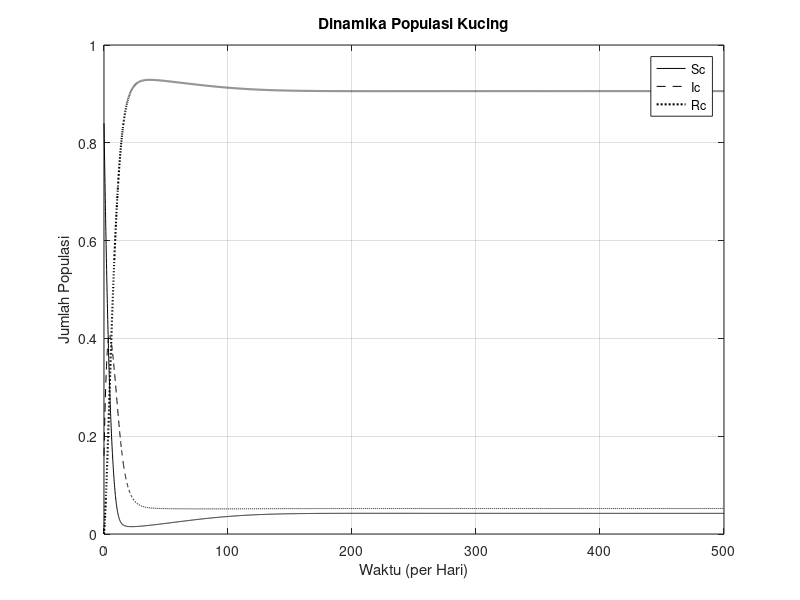

Here is the MATLAB script that generated this plot:
clear all;
close all;
clc;

dt=0.1;
tau=5;
t=0:dt:500;
Tt=(-tau:dt:0);
n=length(t);
Sh0 = 0.96;
Ih0 = 0.04;
Rh0 = 0;
Sc0 = 0.84;
Ic0 = 0.16;
Rc0 = 0;
O0 = 0.2;

%parameter
miuH = 0.0233;
alphaH = 0.0233;
betaH = 0.0206;
gammaH = 0.3;
k = 0.2;
miuO = 0.0384;
miuC = 0.0115;
alphaC = 0.0115;
betaC = 0.962;
gammaC = 0.2;

%initial condition
a=@(Sh,Ih,Rh,O,Sc,Ic,Ik,Rc,t) alphaH-miuH*Sh-betaH*Sh*O;
b=@(Sh,Ih,Rh,O,Sc,Ic,Ik,Rc,t) betaH*Sh*O-(miuH+gammaH)*Ih;
c=@(Sh,Ih,Rh,O,Sc,Ic,Ik,Rc,t) gammaH*Ih-miuH*Rh;
d=@(Sh,Ih,Rh,O,Sc,Ic,Ik,Rc,t) k*Ik-miuO*O;
e=@(Sh,Ih,Rh,O,Sc,Ic,Ik,Rc,t) alphaC-betaC*Sc*O-miuC*Sc;
f=@(Sh,Ih,Rh,O,Sc,Ic,Ik,Rc,t) betaC*Sc*O-(miuC+gammaC)*Ic;
g=@(Sh,Ih,Rh,O,Sc,Ic,Ik,Rc,t) gammaC*Ic-miuC*Rc;
Sh = zeros(1,n);
Sh(1)=Sh0;
Ih = zeros(1,n);
Ih(1)=Ih0;
Rh = zeros(1,n);
Rh(1)=Rh0;
O = zeros(1,n);
O(1)=O0;
Sc = zeros(1,n);
Sc(1)=Sc0;
Ic = zeros(1,n);
Ic(1)=Ic0;
Rc = zeros(1,n);
Rc(1)=Rc0;
Ik=Ic0+Tt-Tt;

for x=1:(n-1)
    g1=dt*a(Sh(x),Ih(x),Rh(x),O(x),Sc(x),Ic(x),Ik(x),Rc(x),t(x));
    j1=dt*b(Sh(x),Ih(x),Rh(x),O(x),Sc(x),Ic(x),Ik(x),Rc(x),t(x));
    k1=dt*c(Sh(x),Ih(x),Rh(x),O(x),Sc(x),Ic(x),Ik(x),Rc(x),t(x));
    l1=dt*d(Sh(x),Ih(x),Rh(x),O(x),Sc(x),Ic(x),Ik(x),Rc(x),t(x));
    m1=dt*e(Sh(x),Ih(x),Rh(x),O(x),Sc(x),Ic(x),Ik(x),Rc(x),t(x));
    o1=dt*f(Sh(x),Ih(x),Rh(x),O(x),Sc(x),Ic(x),Ik(x),Rc(x),t(x));
    p1=dt*g(Sh(x),Ih(x),Rh(x),O(x),Sc(x),Ic(x),Ik(x),Rc(x),t(x));
    
    g2=dt*a(Sh(x)+g1/2,Ih(x)+j1/2,Rh(x)+k1/2,O(x)+l1/2,Sc(x)+m1/2,Ic(x)+o1/2,Ik(x)+o1/2,Rc(x)+p1/2,t(x)+dt/2);
    j2=dt*b(Sh(x)+g1/2,Ih(x)+j1/2,Rh(x)+k1/2,O(x)+l1/2,Sc(x)+m1/2,Ic(x)+o1/2,Ik(x)+o1/2,Rc(x)+p1/2,t(x)+dt/2);
    k2=dt*c(Sh(x)+g1/2,Ih(x)+j1/2,Rh(x)+k1/2,O(x)+l1/2,Sc(x)+m1/2,Ic(x)+o1/2,Ik(x)+o1/2,Rc(x)+p1/2,t(x)+dt/2);
    l2=dt*d(Sh(x)+g1/2,Ih(x)+j1/2,Rh(x)+k1/2,O(x)+l1/2,Sc(x)+m1/2,Ic(x)+o1/2,Ik(x)+o1/2,Rc(x)+p1/2,t(x)+dt/2);
    m2=dt*e(Sh(x)+g1/2,Ih(x)+j1/2,Rh(x)+k1/2,O(x)+l1/2,Sc(x)+m1/2,Ic(x)+o1/2,Ik(x)+o1/2,Rc(x)+p1/2,t(x)+dt/2);
    o2=dt*f(Sh(x)+g1/2,Ih(x)+j1/2,Rh(x)+k1/2,O(x)+l1/2,Sc(x)+m1/2,Ic(x)+o1/2,Ik(x)+o1/2,Rc(x)+p1/2,t(x)+dt/2);
    p2=dt*g(Sh(x)+g1/2,Ih(x)+j1/2,Rh(x)+k1/2,O(x)+l1/2,Sc(x)+m1/2,Ic(x)+o1/2,Ik(x)+o1/2,Rc(x)+p1/2,t(x)+dt/2);
    
    g3=dt*a(Sh(x)+g2/2,Ih(x)+j2/2,Rh(x)+k2/2,O(x)+l2/2,Sc(x)+m2/2,Ic(x)+o2/2,Ik(x)+o2/2,Rc(x)+p2/2,t(x)+dt/2);
    j3=dt*b(Sh(x)+g2/2,Ih(x)+j2/2,Rh(x)+k2/2,O(x)+l2/2,Sc(x)+m2/2,Ic(x)+o2/2,Ik(x)+o2/2,Rc(x)+p2/2,t(x)+dt/2);
    k3=dt*c(Sh(x)+g2/2,Ih(x)+j2/2,Rh(x)+k2/2,O(x)+l2/2,Sc(x)+m2/2,Ic(x)+o2/2,Ik(x)+o2/2,Rc(x)+p2/2,t(x)+dt/2);
    l3=dt*d(Sh(x)+g2/2,Ih(x)+j2/2,Rh(x)+k2/2,O(x)+l2/2,Sc(x)+m2/2,Ic(x)+o2/2,Ik(x)+o2/2,Rc(x)+p2/2,t(x)+dt/2);
    m3=dt*e(Sh(x)+g2/2,Ih(x)+j2/2,Rh(x)+k2/2,O(x)+l2/2,Sc(x)+m2/2,Ic(x)+o2/2,Ik(x)+o2/2,Rc(x)+p2/2,t(x)+dt/2);
    o3=dt*f(Sh(x)+g2/2,Ih(x)+j2/2,Rh(x)+k2/2,O(x)+l2/2,Sc(x)+m2/2,Ic(x)+o2/2,Ik(x)+o2/2,Rc(x)+p2/2,t(x)+dt/2);
    p3=dt*g(Sh(x)+g2/2,Ih(x)+j2/2,Rh(x)+k2/2,O(x)+l2/2,Sc(x)+m2/2,Ic(x)+o2/2,Ik(x)+o2/2,Rc(x)+p2/2,t(x)+dt/2);
    
    g4=dt*a(Sh(x)+g3,Ih(x)+j3,Rh(x)+k3,O(x)+l3,Sc(x)+m3,Ic(x)+o3,Ik(x)+o3,Rc(x)+p3,t(x)+dt);
    j4=dt*b(Sh(x)+g3,Ih(x)+j3,Rh(x)+k3,O(x)+l3,Sc(x)+m3,Ic(x)+o3,Ik(x)+o3,Rc(x)+p3,t(x)+dt);
    k4=dt*c(Sh(x)+g3,Ih(x)+j3,Rh(x)+k3,O(x)+l3,Sc(x)+m3,Ic(x)+o3,Ik(x)+o3,Rc(x)+p3,t(x)+dt);
    l4=dt*d(Sh(x)+g3,Ih(x)+j3,Rh(x)+k3,O(x)+l3,Sc(x)+m3,Ic(x)+o3,Ik(x)+o3,Rc(x)+p3,t(x)+dt);
    m4=dt*e(Sh(x)+g3,Ih(x)+j3,Rh(x)+k3,O(x)+l3,Sc(x)+m3,Ic(x)+o3,Ik(x)+o3,Rc(x)+p3,t(x)+dt);
    o4=dt*f(Sh(x)+g3,Ih(x)+j3,Rh(x)+k3,O(x)+l3,Sc(x)+m3,Ic(x)+o3,Ik(x)+o3,Rc(x)+p3,t(x)+dt);
    p4=dt*g(Sh(x)+g3,Ih(x)+j3,Rh(x)+k3,O(x)+l3,Sc(x)+m3,Ic(x)+o3,Ik(x)+o3,Rc(x)+p3,t(x)+dt);
    
    Sh(x+1)=Sh(x)+(g1+2*g2+2*g3+g4)/6;
    Ih(x+1)=Ih(x)+(j1+2*j2+2*j3+j4)/6;
    Rh(x+1)=Rh(x)+(k1+2*k2+2*k3+k4)/6;
    O(x+1)=O(x)+(l1+2*l2+2*l3+k4)/6;
    Sc(x+1)=Sc(x)+(m1+2*m2+2*m3+m4)/6;
    Ic(x+1)=Ic(x)+(o1+2*o2+2*o3+o4)/6;
    Rc(x+1)=Rc(x)+(p1+2*p2+2*p3+p4)/6;
    
    Ik((tau/dt)+1+x)=Ic(x);
end

plot(t,Sc,'-k', t, Ic, '--k',t, Rc, ':k', 'LineWidth', 1.5);
hold on
title('Dinamika Populasi Kucing')
legend('Sc', 'Ic', 'Rc')
xlabel('Waktu (per Hari)')
ylabel('Jumlah Populasi')
grid on